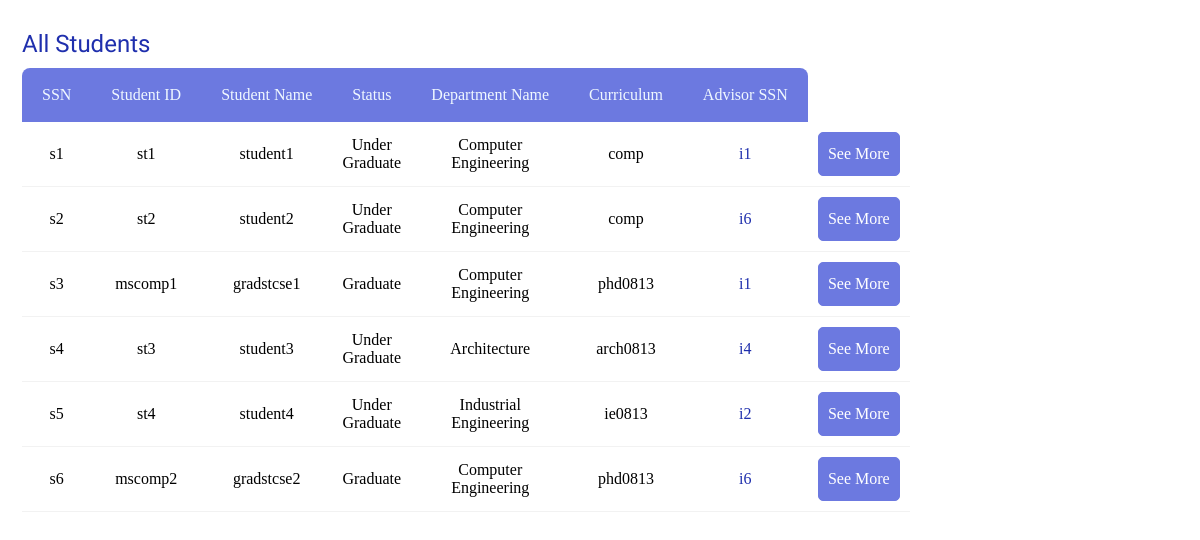
Screenshot of /main/students.php with the database file from the repository.
### tables this page shows
CREATE TABLE IF NOT EXISTS student (
  ssn varchar(20) NOT NULL,
  gradorUgrad tinyint(4) NOT NULL,
  advisorSsn varchar(20) NOT NULL,
  currCode varchar(10) NOT NULL,
  dName varchar(50) NOT NULL,
  studentid varchar(10) NOT NULL,
  studentname varchar(45) NOT NULL,
  PRIMARY KEY (ssn),
  UNIQUE KEY studentid_UNIQUE (studentid),
  KEY fk_student_instructor1_idx (advisorSsn),
  KEY fk_student_curricula1_idx (currCode,dName)
);

### main/students.php (the view, shortened to what this page needs)
<?php
include ( 'conn.php' );
$sql = 'SELECT ssn, studentid, studentname, gradorUgrad, dName, currCode, advisorSsn FROM student order by ssn;';
$result = mysqli_query( $conn, $sql );
$numOfFields = mysqli_num_fields( $result );
$resultset = null;
while ( $row = mysqli_fetch_array( $result ) ) {
    $resultset[] = $row;
}
?>
<!DOCTYPE html>
<html lang='en'>
    <head>
        <link rel="stylesheet" href="style.css">
    </head>
    <body>
        <div class="container">
            <div class="table-box">
                <span class='table-name'>All Students</span>
                <table cellspacing='0'>
                    <tr>
                        <th>SSN</th>
                        <th>Student&nbsp;ID</th>
                        <th>Student&nbsp;Name</th>
                        <th>Status</th>
                        <th>Department&nbsp;Name</th>
                        <th>Curriculum</th>
                        <th>Advisor&nbsp;SSN</th>
                    </tr>
                    <?php
                    foreach($resultset as $row){
                        echo "<tr>";
                        for($i=0; $i<$numOfFields; $i++){
                            if($i==3 && $row[$i]==0){
                                echo "<td> Under Graduate</td>";
                            }
                            else if($i==3 && $row[$i]==1){
                                echo "<td>Graduate</td>";
                            }else if($i==6){
                                    echo "<td><a href='instructor-detail.php?ssn=$row[$i]' style=' color: #1f2fad;'>$row[$i]</div></a></td>";
                                }
                            else {
                                echo "<td>".$row[$i]."</td>";
                            }
                        }
                    ?>
                    <td><a href="student-detail.php?ssn=<?php echo $row["ssn"];?>">
                        <div class="see-more"> See More </div>
                        </a></td>
                    <?php
                        echo "</tr>";
                    }
                    ?>
    </body>
</html>

### main/style.css (style rules this page uses)
* { padding: 0; margin: 0; }
a { text-decoration: none; font-style: none; color: black; }
.container { width: 98%; margin: 20px; margin-right: auto; margin-left: auto; }
.table-box { margin-bottom: 40px; padding: 10px; }
.table-name { display: block; font-size: 1.5rem; font-family: 'Nanum Gothic', sans-serif; color: #1f2fad; margin-bottom: 10px; }
table { max-width: 800px; border-radius: 8px; }
table tr:first-child { background: #6c79e0; color: aliceblue; }
th { padding-right: 20px; padding-left: 20px; padding-bottom: 18px; padding-top: 18px; font-weight: 100; }
th:first-child { border-top-left-radius: 8px; }
th:last-child { border-top-right-radius: 8px; }
td { border-bottom: 1px solid #f2f2f2; text-align: center; padding: 10px; }
.see-more { cursor: pointer; width: 80px; padding: 12px 0px; color: white; border-radius: 5px; border: 1px solid #6c79e0; background-color: #6c79e0; transition: background 0.3s; }

### rows the page displays
student: ssn "s1", studentid "st1", studentname "student1", gradorUgrad "Under Graduate", dName "Computer Engineering", currCode "comp", advisorSsn "i1"
student: ssn "s2", studentid "st2", studentname "student2", gradorUgrad "Under Graduate", dName "Computer Engineering", currCode "comp", advisorSsn "i6"
student: ssn "s3", studentid "mscomp1", studentname "gradstcse1", gradorUgrad "Graduate", dName "Computer Engineering", currCode "phd0813", advisorSsn "i1"
student: ssn "s4", studentid "st3", studentname "student3", gradorUgrad "Under Graduate", dName "Architecture", currCode "arch0813", advisorSsn "i4"
student: ssn "s5", studentid "st4", studentname "student4", gradorUgrad "Under Graduate", dName "Industrial Engineering", currCode "ie0813", advisorSsn "i2"
student: ssn "s6", studentid "mscomp2", studentname "gradstcse2", gradorUgrad "Graduate", dName "Computer Engineering", currCode "phd0813", advisorSsn "i6"
